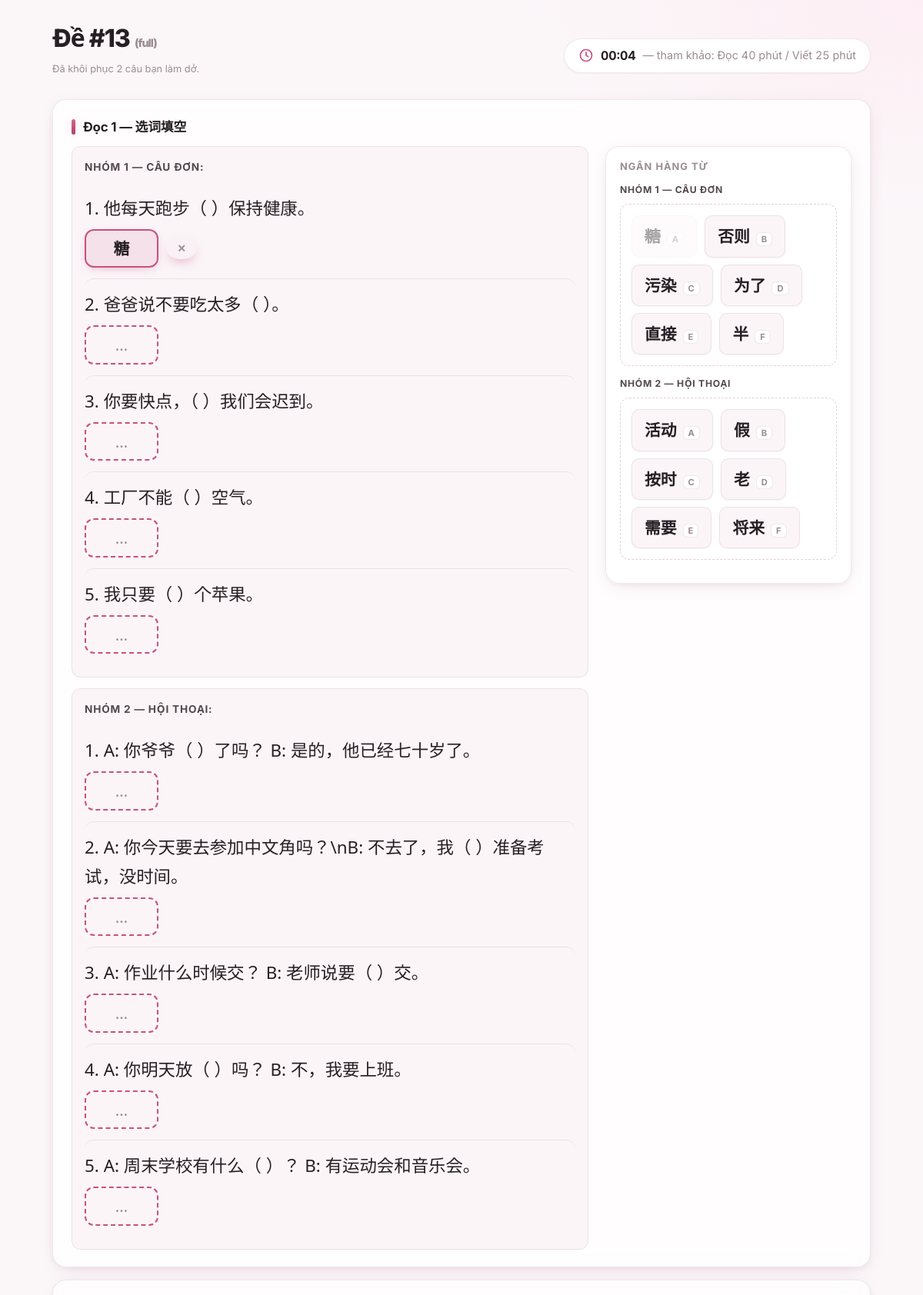
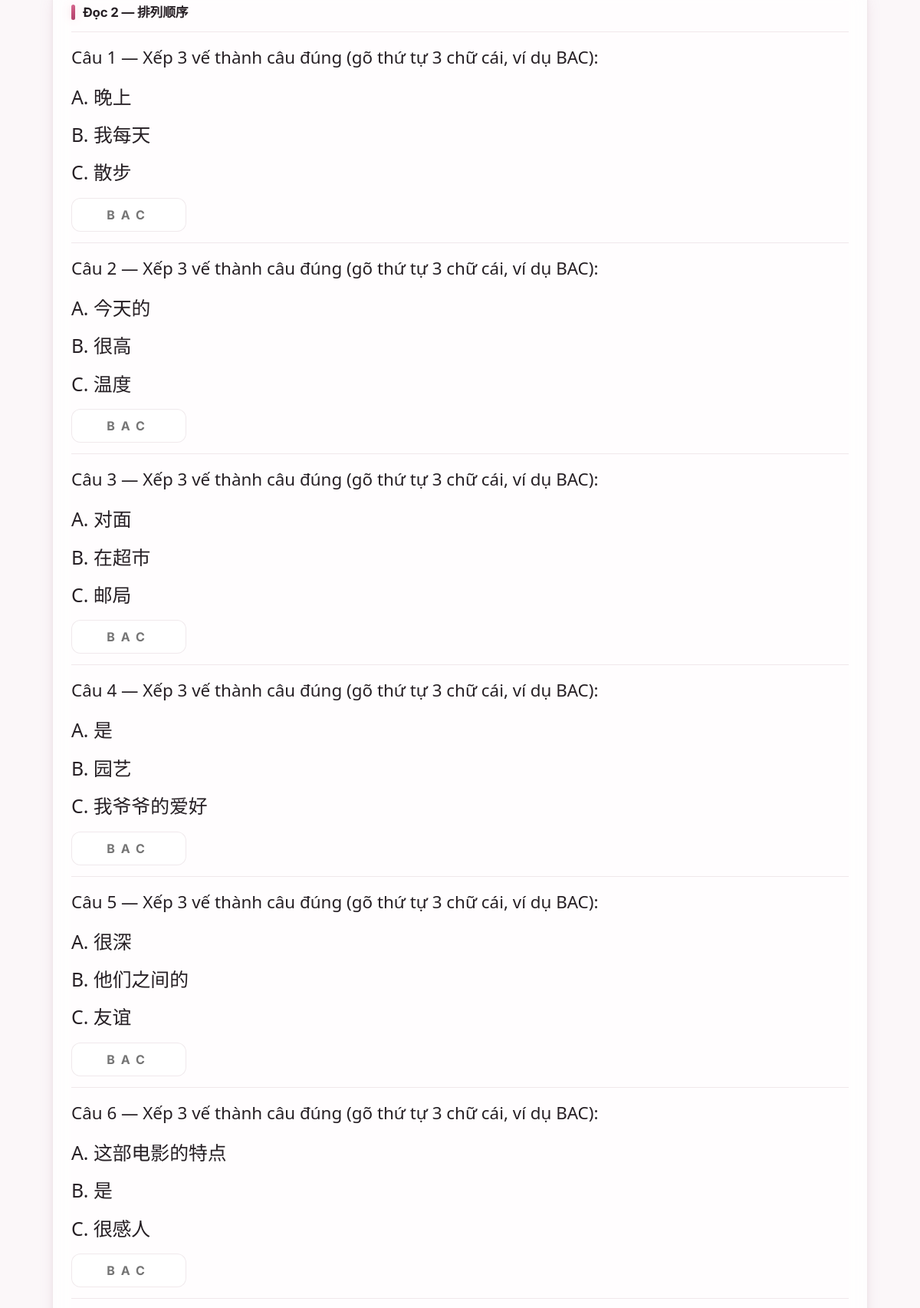
The page /exams/13 (upper part) on the database its author committed (2 pictures, top to bottom).
### app/models.py (models this page shows)
class Exam(SQLModel, table=True):
    __tablename__ = "exams"
    id: int | None = Field(default=None, primary_key=True)
    mode: str  # 'full' | 'mini'
    model: str
    created_at: datetime = Field(default_factory=lambda: datetime.now(timezone.utc))
    status: str = "ready"  # 'ready' | 'failed'

class Question(SQLModel, table=True):
    __tablename__ = "questions"
    id: int | None = Field(default=None, primary_key=True)
    exam_id: int = Field(index=True, foreign_key="exams.id")
    part: str  # 'fill_blank' | 'order' | 'reading' | 'build_sentence' | 'make_sentence'
    number: int
    group_no: int | None = None  # Đọc 1: nhóm 1/2; Đọc 3: nhóm đoạn hỏi 2 câu
    payload_json: str
    answer_json: str
    target_word_ids_json: str  # JSON list[int]

### app/routes_exam.py (the view)
@router.get("/exams/{exam_id}", response_class=HTMLResponse)
def exam_page(exam_id: int, request: Request, session: Session = Depends(get_session)):
    exam = session.get(Exam, exam_id)
    if not exam:
        return HTMLResponse("Không tìm thấy đề.", status_code=404)
    if exam.status == "failed":
        return HTMLResponse("Đề này không có câu hỏi (sinh thất bại).", status_code=404)
    attempt = _open_attempt(session, exam)
    if attempt is None:
        attempt = Attempt(exam_id=exam.id)
        session.add(attempt)
    _mark_in_progress(session, exam)
    session.add(attempt)
    session.commit()
    session.refresh(attempt)
    drafts = {
        d.question_id: d.user_answer
        for d in session.exec(
            select(DraftAnswer).where(DraftAnswer.attempt_id == attempt.id)
        ).all()
    }
    qs = session.exec(
        select(Question).where(Question.exam_id == exam_id)
        .order_by(Question.part, Question.group_no, Question.number)
    ).all()
    parsed = [{
        "id": q.id, "part": q.part, "group_no": q.group_no, "number": q.number,
        "payload": json.loads(q.payload_json),
        "draft": drafts.get(q.id, ""),
    } for q in qs]
    fill_groups: list[dict] = []
    for g in sorted({d["group_no"] for d in parsed if d["part"] == "fill_blank"},
                    key=lambda x: (x is None, x)):
        gq = [d for d in parsed if d["part"] == "fill_blank" and d["group_no"] == g]
        fill_groups.append({"group_no": g, "choices": gq[0]["payload"]["choices"],
                            "questions": gq})
    reading_passages: list[dict] = []
    for g in sorted({d["group_no"] for d in parsed if d["part"] == "reading"},
                    key=lambda x: (x is None, x)):
        gq = [d for d in parsed if d["part"] == "reading" and d["group_no"] == g]
        reading_passages.append({"passage": gq[0]["payload"]["passage"], "questions": gq})
    return templates.TemplateResponse(
        request, "exam.html",
        {"exam": exam, "part_labels": PART_LABELS,
         "attempt_id": attempt.id,
         "draft_count": len([d for d in parsed if d["draft"]]),
         "n_questions": len(parsed),
         "fill_groups": fill_groups,
         "order_qs": [d for d in parsed if d["part"] == "order"],
         "reading_passages": reading_passages,
         "build_qs": [d for d in parsed if d["part"] == "build_sentence"],
         "make_qs": [d for d in parsed if d["part"] == "make_sentence"],
         "generation_warnings": []},
    )

### app/templates/exam.html (shortened to what this page needs)
<!doctype html>
<html lang="vi" class="no-js">
<head>
<link rel="stylesheet" href="/static/style.css">
</head>
<body data-exam-id="{{ exam.id }}" data-attempt-id="{{ attempt_id }}" data-n-questions="{{ n_questions }}">
<main class="page">
  <div class="exam-head">
    <div>
      <h1>Đề #{{ exam.id }} <span class="muted">({{ exam.mode }})</span></h1>
      {% if draft_count %}<p class="muted small">Đã khôi phục {{ draft_count }} câu bạn làm dở.</p>{% endif %}
    </div>
    <div class="timer-pill" id="timer-pill">
      <svg class="icon-sm" viewBox="0 0 24 24" fill="none" stroke="currentColor" stroke-width="2" stroke-linecap="round" stroke-linejoin="round" aria-hidden="true"><circle cx="12" cy="12" r="9"/><path d="M12 7v5l3 2"/></svg>
      <span id="timer">00:00</span>
      <span class="muted hint" id="timer-hint">— tham khảo: Đọc 40 phút / Viết 25 phút</span>
    </div>
  </div>
  <form method="post" action="/exams/{{ exam.id }}/submit" id="exam-form">
    {% if fill_groups %}
    <section class="card part">
      <h2>{{ part_labels["fill_blank"] }}</h2>
      <div class="exam-layout">
        <div class="exam-questions">
          <div class="fillwrap">
          {% for g in fill_groups %}
          <div class="group">
            <h3>Nhóm {{ g.group_no }} {% if g.group_no == 2 %}— hội thoại{% else %}— câu đơn{% endif %}:</h3>
            {% for q in g.questions %}
            <div class="q fillq" data-qid="{{ q.id }}" data-group="{{ g.group_no }}">
              <div class="qtext zh">{{ loop.index }}. {{ q.payload["sentence"] }}</div>
              <div class="fillslot">
                <span class="blank zh"></span>
                <button type="button" class="btn-clear-blank" aria-label="Xóa ô này">✕</button>
              </div>
            </div>
            {% endfor %}
          </div>
          {% endfor %}
          </div>
        </div>
        <aside class="vocab-bank">
          <p class="vocab-bank-title muted small">Ngân hàng từ</p>
          {% for g in fill_groups %}
          <div class="bank-group">
            <h4>Nhóm {{ g.group_no }} — {% if g.group_no == 2 %}hội thoại{% else %}câu đơn{% endif %}</h4>
            <div class="choices" data-group="{{ g.group_no }}">
              {% for ch in g.choices %}<button type="button" class="choice-btn" data-choice="{{ ch[0] }}" data-word="{{ ch[1] }}"><span class="choice-word zh">{{ ch[1] }}</span><small>{{ ch[0] }}</small></button>{% endfor %}
            </div>
          </div>
          {% endfor %}
        </aside>
      </div>
    </section>
    {% endif %}
    {% if order_qs %}
    <section class="card part"><h2>{{ part_labels["order"] }}</h2>
      {% for q in order_qs %}<div class="q">
        <div class="qtext">Câu {{ q.number }} — Xếp 3 vế thành câu đúng (gõ thứ tự 3 chữ cái, ví dụ BAC):</div>
        <ol class="segs"><li class="zh">A. {{ q.payload["segments"][0] }}</li><li class="zh">B. {{ q.payload["segments"][1] }}</li><li class="zh">C. {{ q.payload["segments"][2] }}</li></ol>
        <input name="a_{{ q.id }}" value="{{ q["draft"] }}" maxlength="3" placeholder="BAC" class="qans order" autocapitalize="characters">
      </div>{% endfor %}
    </section>
    {% endif %}
  </form>
</main>
</body>
</html>

### rows shown on the page
Exam: id "13", mode "full"
Question: payload.sentence "他每天跑步（ ）保持健康。"
Question: payload.sentence "爸爸说不要吃太多（ ）。"
Question: payload.sentence "你要快点，（ ）我们会迟到。"
Question: payload.sentence "工厂不能（ ）空气。"
Question: payload.sentence "我只要（ ）个苹果。"
Question: payload.sentence "A: 你爷爷（ ）了吗？ B: 是的，他已经七十岁了。"
Question: payload.sentence "A: 你今天要去参加中文角吗？\\nB: 不去了，我（ ）准备考试，没时间。"
Question: payload.sentence "A: 作业什么时候交？ B: 老师说要（ ）交。"
Question: payload.sentence "A: 你明天放（ ）吗？ B: 不，我要上班。"
Question: payload.sentence "A: 周末学校有什么（ ）？ B: 有运动会和音乐会。"
Question: number "1", payload "晚上", payload "我每天", payload "散步"
Question: number "2", payload "今天的", payload "很高", payload "温度"
Question: number "3", payload "对面", payload "在超市", payload "邮局"
Question: number "4", payload "是", payload "园艺", payload "我爷爷的爱好"
Question: number "5", payload "很深", payload "他们之间的", payload "友谊"
Question: number "6", payload "这部电影的特点", payload "是", payload "很感人"

### other values the page prints
{{ draft_count }} "2"
{{ part_labels["fill_blank"] }} "Đọc 1 — 选词填空"
{{ g.group_no }} "1" "2"
{{ ch[1] }} "糖" "否则" "污染" "为了" "直接" "半" "活动" "假" "按时" "老" "需要" "将来"
{{ ch[0] }} "A" "B" "C" "D" "E" "F" "A" "B" "C" "D" "E" "F"
{{ part_labels["order"] }} "Đọc 2 — 排列顺序"
